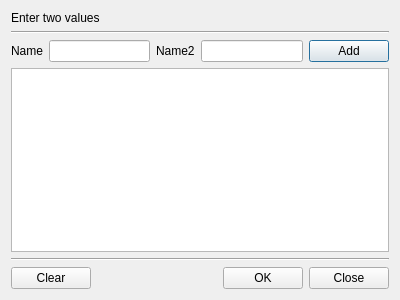
<?xml version="1.0" encoding="UTF-8"?>
<ui version="4.0">
 <class>TwoListDlg</class>
 <widget class="QDialog" name="TwoListDlg">
  <property name="geometry">
   <rect>
    <x>0</x>
    <y>0</y>
    <width>400</width>
    <height>300</height>
   </rect>
  </property>
  <property name="windowTitle">
   <string>Dialog</string>
  </property>
  <layout class="QVBoxLayout" name="verticalLayout">
   <item>
    <widget class="QLabel" name="mTitleLabel">
     <property name="text">
      <string>Enter two values</string>
     </property>
    </widget>
   </item>
   <item>
    <widget class="Line" name="line_2">
     <property name="orientation">
      <enum>Qt::Horizontal</enum>
     </property>
    </widget>
   </item>
   <item>
    <layout class="QGridLayout" name="gridLayout_2">
     <item row="0" column="0">
      <widget class="QLabel" name="mNameLabel">
       <property name="text">
        <string>Name</string>
       </property>
      </widget>
     </item>
     <item row="0" column="1">
      <widget class="QLineEdit" name="mNameText"/>
     </item>
     <item row="0" column="2">
      <widget class="QLabel" name="mName2Label">
       <property name="text">
        <string>Name2</string>
       </property>
      </widget>
     </item>
     <item row="0" column="3">
      <widget class="QLineEdit" name="mName2Text"/>
     </item>
     <item row="0" column="4">
      <widget class="QPushButton" name="mAddBtn">
       <property name="text">
        <string>Add</string>
       </property>
      </widget>
     </item>
    </layout>
   </item>
   <item>
    <widget class="QTableWidget" name="mNameTable">
     <property name="minimumSize">
      <size>
       <width>300</width>
       <height>0</height>
      </size>
     </property>
     <attribute name="horizontalHeaderHighlightSections">
      <bool>false</bool>
     </attribute>
    </widget>
   </item>
   <item>
    <widget class="Line" name="line">
     <property name="orientation">
      <enum>Qt::Horizontal</enum>
     </property>
    </widget>
   </item>
   <item>
    <layout class="QGridLayout" name="gridLayout">
     <item row="0" column="2">
      <widget class="QPushButton" name="mOKBtn">
       <property name="text">
        <string>OK</string>
       </property>
      </widget>
     </item>
     <item row="0" column="3">
      <widget class="QPushButton" name="mCloseBtn">
       <property name="text">
        <string>Close</string>
       </property>
      </widget>
     </item>
     <item row="0" column="1">
      <spacer name="horizontalSpacer">
       <property name="orientation">
        <enum>Qt::Horizontal</enum>
       </property>
       <property name="sizeHint" stdset="0">
        <size>
         <width>40</width>
         <height>20</height>
        </size>
       </property>
      </spacer>
     </item>
     <item row="0" column="0">
      <widget class="QPushButton" name="mClearBtn">
       <property name="text">
        <string>Clear</string>
       </property>
      </widget>
     </item>
    </layout>
   </item>
  </layout>
 </widget>
 <resources/>
 <connections/>
</ui>
